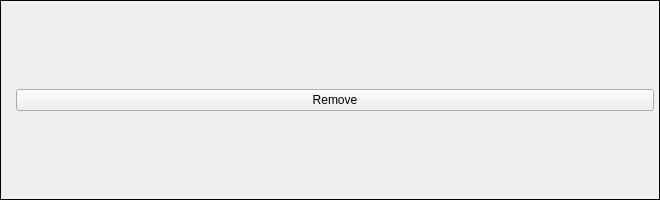
<?xml version="1.0" encoding="UTF-8"?>
<ui version="4.0">
 <class>VOI</class>
 <widget class="QFrame" name="VOI">
  <property name="geometry">
   <rect>
    <x>0</x>
    <y>0</y>
    <width>660</width>
    <height>200</height>
   </rect>
  </property>
  <property name="sizePolicy">
   <sizepolicy hsizetype="Preferred" vsizetype="Fixed">
    <horstretch>0</horstretch>
    <verstretch>0</verstretch>
   </sizepolicy>
  </property>
  <property name="minimumSize">
   <size>
    <width>0</width>
    <height>200</height>
   </size>
  </property>
  <property name="maximumSize">
   <size>
    <width>16777215</width>
    <height>200</height>
   </size>
  </property>
  <property name="windowTitle">
   <string>Frame</string>
  </property>
  <property name="styleSheet">
   <string notr="true">#VOI {
border: 1px solid black
}</string>
  </property>
  <property name="frameShape">
   <enum>QFrame::StyledPanel</enum>
  </property>
  <property name="frameShadow">
   <enum>QFrame::Raised</enum>
  </property>
  <property name="lineWidth">
   <number>10</number>
  </property>
  <property name="midLineWidth">
   <number>10</number>
  </property>
  <layout class="QHBoxLayout" name="horizontalLayout_3">
   <property name="spacing">
    <number>5</number>
   </property>
   <property name="leftMargin">
    <number>5</number>
   </property>
   <property name="topMargin">
    <number>5</number>
   </property>
   <property name="rightMargin">
    <number>5</number>
   </property>
   <property name="bottomMargin">
    <number>5</number>
   </property>
   <item>
    <layout class="QVBoxLayout" name="verticalLayout_2">
     <property name="spacing">
      <number>10</number>
     </property>
     <property name="leftMargin">
      <number>5</number>
     </property>
     <property name="topMargin">
      <number>5</number>
     </property>
     <property name="rightMargin">
      <number>5</number>
     </property>
     <property name="bottomMargin">
      <number>5</number>
     </property>
    </layout>
   </item>
   <item>
    <widget class="QPushButton" name="remove_pushButton">
     <property name="text">
      <string>Remove</string>
     </property>
    </widget>
   </item>
  </layout>
 </widget>
 <resources/>
 <connections/>
</ui>
